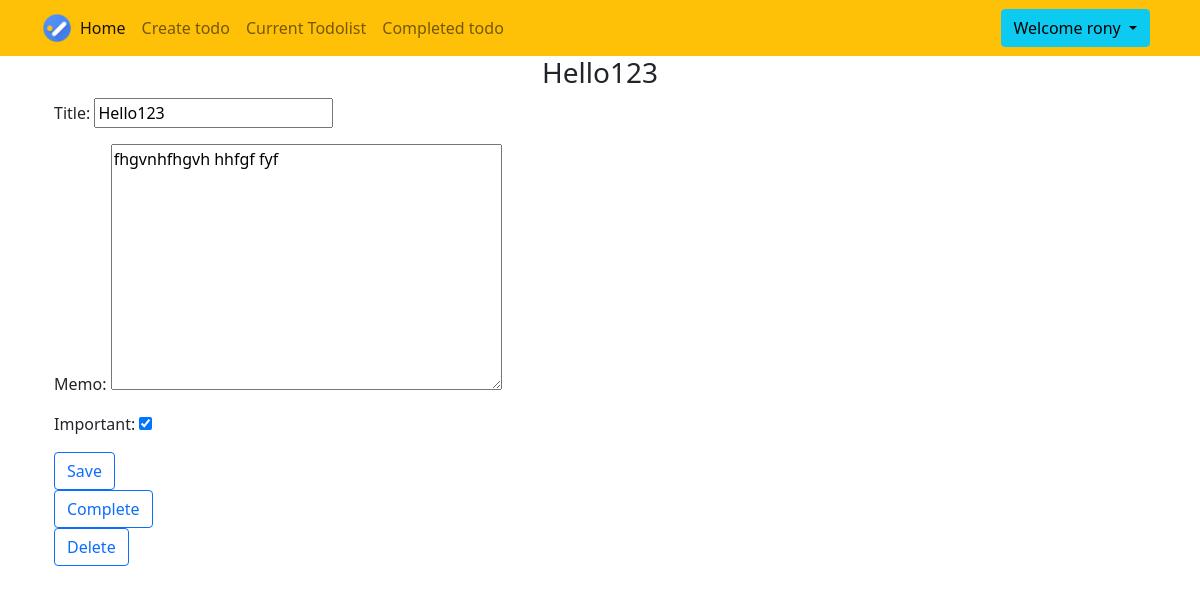
Page /todo/10 (signed in) on the committed database.
### todo/models.py (models this page shows, shortened)
class Todo(models.Model):
    title=models.CharField(max_length=300)
    memo=models.TextField(blank=True)
    created=models.DateTimeField(auto_now_add=True)
    important=models.BooleanField(default=False)
    datecompleted=models.DateTimeField(null=True,blank=True)
    user=models.ForeignKey(User,on_delete=models.CASCADE)

### todo/views.py (the view, shortened to what this page needs)
# urls.py: path('todo/<int:todo_pk>',views.viewtodo,name='viewtodo'),
@csrf_exempt
@login_required
def viewtodo(request,todo_pk):
    todoview=get_object_or_404(Todo,pk=todo_pk,user=request.user)
    if request.method=='GET':
        form=TodoForm(instance=todoview)
        return render(request,'todo/viewtodo.html',{'todo':todoview,'form':form})

### todo/forms.py
class TodoForm(ModelForm):
    class Meta:
        model = Todo
        fields=['title','memo','important']

### todo/templates/todo/viewtodo.html (shortened to what this page needs)
{% extends 'todo/base.html'%}
{%block content%}
<div class="container">
<h3 class="text-center">{{todo.title}}</h3>
</div>
<div class="container">
<form method="POST">
    {{form.as_p}}
<button class="btn btn-outline-primary" type="submit">Save</button>
</form>
<form method="POST" action="{%url 'completetodo' todo.id %}">
<button class="btn btn-outline-primary" type="submit">Complete</button>
</form>
<form method="POST" action="{%url 'deletetodo' todo.id %}">
<button class="btn btn-outline-primary" type="submit">Delete</button>
</form>
</div>
{%endblock%}

### todo/templates/todo/base.html (shortened to what this page needs)
{% load static %}
<!doctype html>
<html lang="en">
<head>
    <link href="https://cdn.jsdelivr.net/npm/bootstrap@5.0.2/dist/css/bootstrap.min.css" rel="stylesheet"
>
</head>
<body>
    <nav class="navbar navbar-expand-md navbar-light bg-warning">
        <div class="container">
            <img src="{% static 'todo/todo1.png' %}" width="30" height="30" class="d-inline-block align-top"
                alt="Rony's Logo">
            <div class="collapse navbar-collapse" id="navbarSupportedContent">
                {% if user.is_authenticated %}
                <ul class="navbar-nav me-auto mb-2 mb-lg-0">
                    <li class="nav-item">
                        <a class="nav-link active" aria-current="page" href="/">Home</a>
                    </li>
                    <li class="nav-item">
                        <a class="nav-link" href="/create/">Create todo</a>
                    </li>
                    <li class="nav-item">
                        <a class="nav-link" href="/current/">Current Todolist</a>
                    </li>
                    <li class="nav-item">
                        <a class="nav-link" href="/completed/">Completed todo</a>
                    </li>
                </ul>
                <div class="dropdown">
                    <button class="btn btn-info dropdown-toggle mx-2" type="button" id="dropdownMenuButton1"
                        data-bs-toggle="dropdown" aria-expanded="false">
                        Welcome {{user.username}}
                    </button>
                </div>
                {% endif %}
            </div>
        </div>
    </nav>
    <div class="container">
        {%block content%} {%endblock%}
    </div>
</body>
</html>

### rows in the picture
Todo: title "Hello123", memo "fhgvnhfhgvh hhfgf fyf", important "☑"

### other values in the picture
{{ user.username }} "rony"
